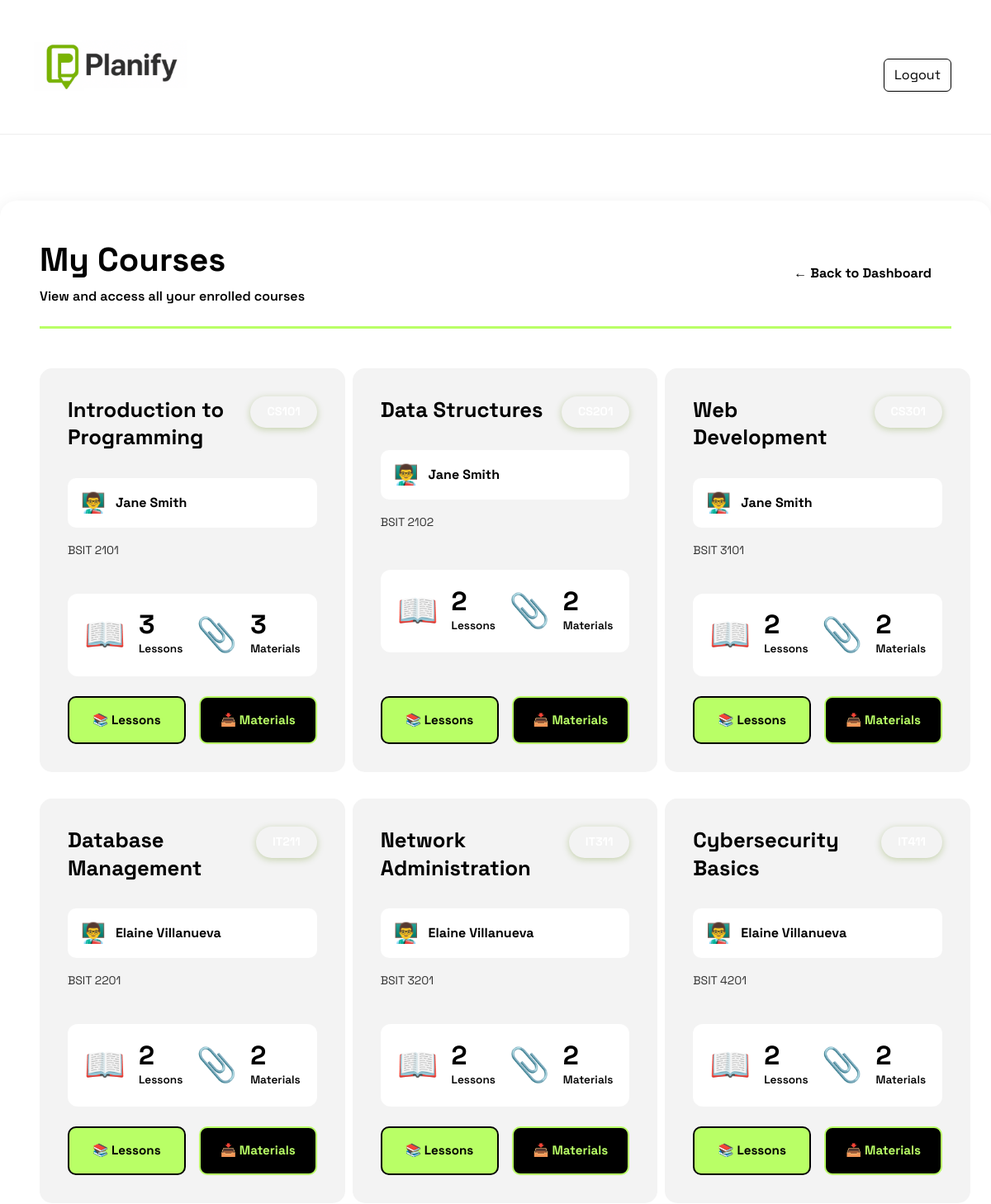
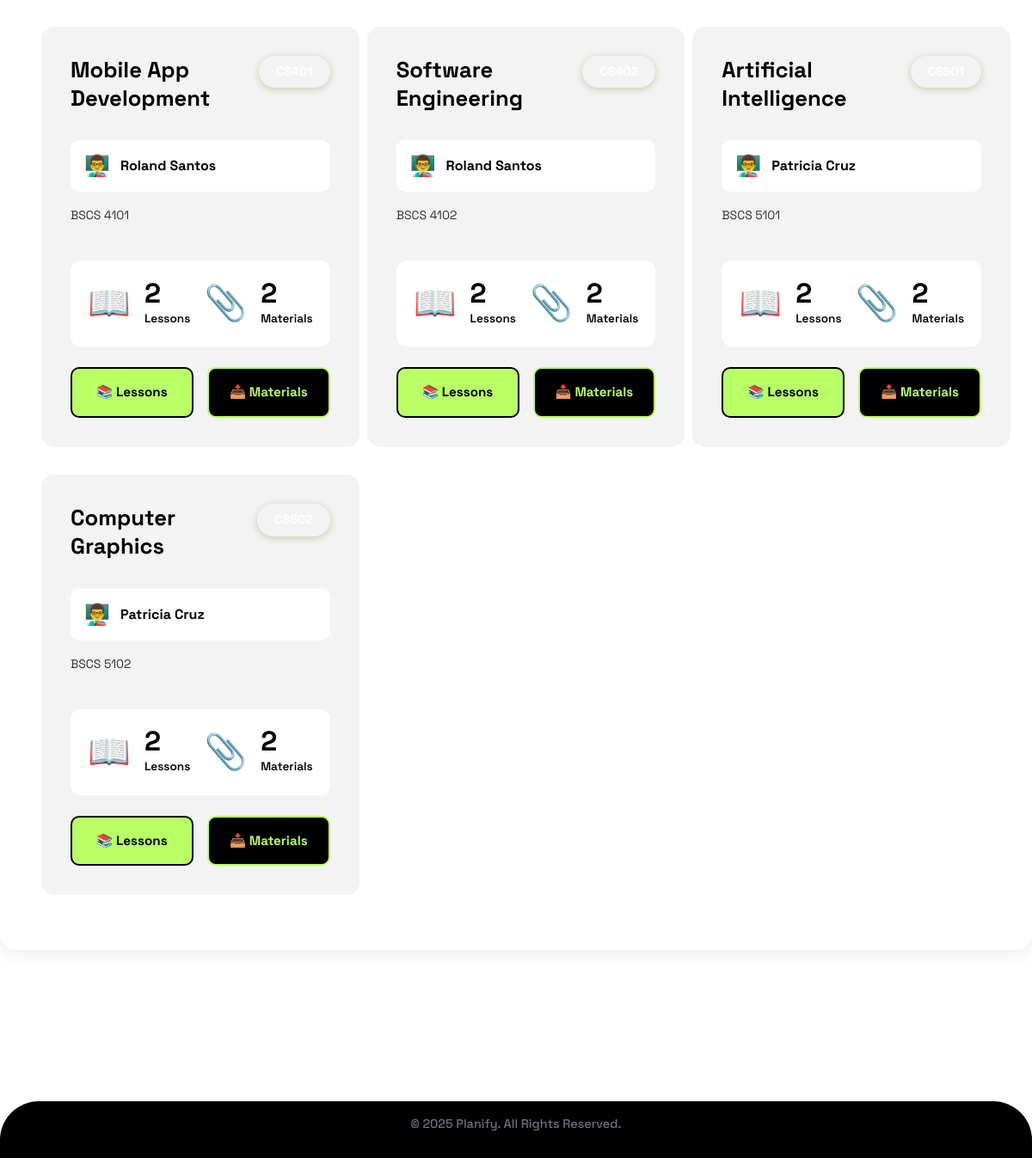
/student/courses (signed in), run on the app's committed database (2 pictures, top to bottom).
### models.py (models this page shows, shortened)
class Course(db.Model):
    id = db.Column(db.Integer, primary_key=True)
    course_name = db.Column(db.String(100), nullable=False)
    course_code = db.Column(db.String(20), nullable=False)
    block_section = db.Column(db.String(20), nullable=False)
    description = db.Column(db.Text, nullable=True)
    educator_id = db.Column(db.Integer, db.ForeignKey('user.id'), nullable=False)
    created_at = db.Column(db.DateTime, default=datetime.utcnow)
    enrollment_code = db.Column(db.String(10), unique=True, nullable=False)
    lesson_plans = db.relationship('LessonPlan', backref='course', lazy=True, cascade='all, delete-orphan')
    enrollments = db.relationship('Enrollment', backref='course', lazy=True, cascade='all, delete-orphan')
    attendance_records = db.relationship('AttendanceRecord', backref='course', lazy=True, cascade='all, delete-orphan')

class User(db.Model, UserMixin):
    id = db.Column(db.Integer, primary_key=True)
    first_name = db.Column(db.String(20), nullable=False)
    last_name = db.Column(db.String(20), nullable=False)
    username = db.Column(db.String(20), unique=True, nullable=False)
    email = db.Column(db.String(120), unique=True, nullable=False)
    contact_number = db.Column(db.String(11), nullable=False)
    password = db.Column(db.String(255), nullable=False)
    role = db.Column(db.String(10), nullable=False)
    courses = db.relationship('Course', backref='educator', lazy=True, cascade='all, delete-orphan')
    lesson_plans = db.relationship('LessonPlan', backref='creator', lazy=True, cascade='all, delete-orphan')
    enrollments = db.relationship('Enrollment', backref='student', lazy=True, cascade='all, delete-orphan')

### routes.py (the view)
@app.route('/student/courses')
@login_required
def student_courses():
    if current_user.role != 'student':
        flash("Access denied.", "error")
        return redirect(url_for('home'))
    enrollments = Enrollment.query.filter_by(student_id=current_user.id).all()
    courses = [enrollment.course for enrollment in enrollments]
    return render_template('student_courses.html', courses=courses)

### app.py (called while the page is built)
@login_manager.user_loader
def load_user(user_id):
    return User.query.get(int(user_id))

### templates/student_courses.html (shortened to what this page needs)
{% extends "base.html" %}
{% block content %}
<div class="student-courses-container">
    <div class="courses-header">
        <div>
            <h1>My Courses</h1>
            <p class="header-subtitle">View and access all your enrolled courses</p>
        </div>
        <a href="{{ url_for('student_home') }}" class="back-link">← Back to Dashboard</a>
    </div>
    {% if courses %}
        <div class="courses-grid">
            {% for course in courses %}
            <div class="student-course-card">
                <div class="card-header">
                    <h2>{{ course.course_name }}</h2>
                    <span class="code-badge">{{ course.course_code }}</span>
                </div>
                <div class="card-body">
                    <div class="educator-info">
                        <span class="educator-icon">👨‍🏫</span>
                        <span class="educator-name">
                            {{ course.educator.first_name }} {{ course.educator.last_name }}
                        </span>
                    </div>
                    <p class="course-description">
                        {{ course.block_section }}
                    </p>
                    <div class="course-metrics">
                        <div class="metric">
                            <span class="metric-icon">📖</span>
                            <div class="metric-info">
                                <span class="metric-value">{{ course.lesson_plans|length }}</span>
                                <span class="metric-label">Lessons</span>
                            </div>
                        </div>
                        <div class="metric">
                            <span class="metric-icon">📎</span>
                            <div class="metric-info">
                                <span class="metric-value">
                                    {% set total_materials = namespace(count=0) %}
                                    {% for plan in course.lesson_plans %}
                                        {% set total_materials.count = total_materials.count + plan.materials|length %}
                                    {% endfor %}
                                    {{ total_materials.count }}
                                </span>
                                <span class="metric-label">Materials</span>
                            </div>
                        </div>
                    </div>
                </div>
                <div class="card-footer">
                    <a href="{{ url_for('student_course_lessons', course_id=course.id) }}"
                       class="card-btn lessons-btn">
                        📚 Lessons
                    </a>
                    <a href="{{ url_for('student_course_materials', course_id=course.id) }}"
                       class="card-btn materials-btn">
                        📥 Materials
                    </a>
                </div>
            </div>
            {% endfor %}
        </div>
    {% endif %}
</div>
{% endblock %}

### data on the page
Course: course_name "Introduction to Programming", educator.first_name "Jane", educator.last_name "Smith", block_section "BSIT 2101", lesson_plans|length "3", count "3"
Course: course_name "Data Structures", educator.first_name "Jane", educator.last_name "Smith", block_section "BSIT 2102", lesson_plans|length "2", count "2"
Course: course_name "Web Development", educator.first_name "Jane", educator.last_name "Smith", block_section "BSIT 3101", lesson_plans|length "2", count "2"
Course: course_name "Database Management", educator.first_name "Elaine", educator.last_name "Villanueva", block_section "BSIT 2201", lesson_plans|length "2", count "2"
Course: course_name "Network Administration", educator.first_name "Elaine", educator.last_name "Villanueva", block_section "BSIT 3201", lesson_plans|length "2", count "2"
Course: course_name "Cybersecurity Basics", educator.first_name "Elaine", educator.last_name "Villanueva", block_section "BSIT 4201", lesson_plans|length "2", count "2"
Course: course_name "Mobile App Development", educator.first_name "Roland", educator.last_name "Santos", block_section "BSCS 4101", lesson_plans|length "2", count "2"
Course: course_name "Software Engineering", educator.first_name "Roland", educator.last_name "Santos", block_section "BSCS 4102", lesson_plans|length "2", count "2"
Course: course_name "Artificial Intelligence", educator.first_name "Patricia", educator.last_name "Cruz", block_section "BSCS 5101", lesson_plans|length "2", count "2"
Course: course_name "Computer Graphics", educator.first_name "Patricia", educator.last_name "Cruz", block_section "BSCS 5102", lesson_plans|length "2", count "2"
